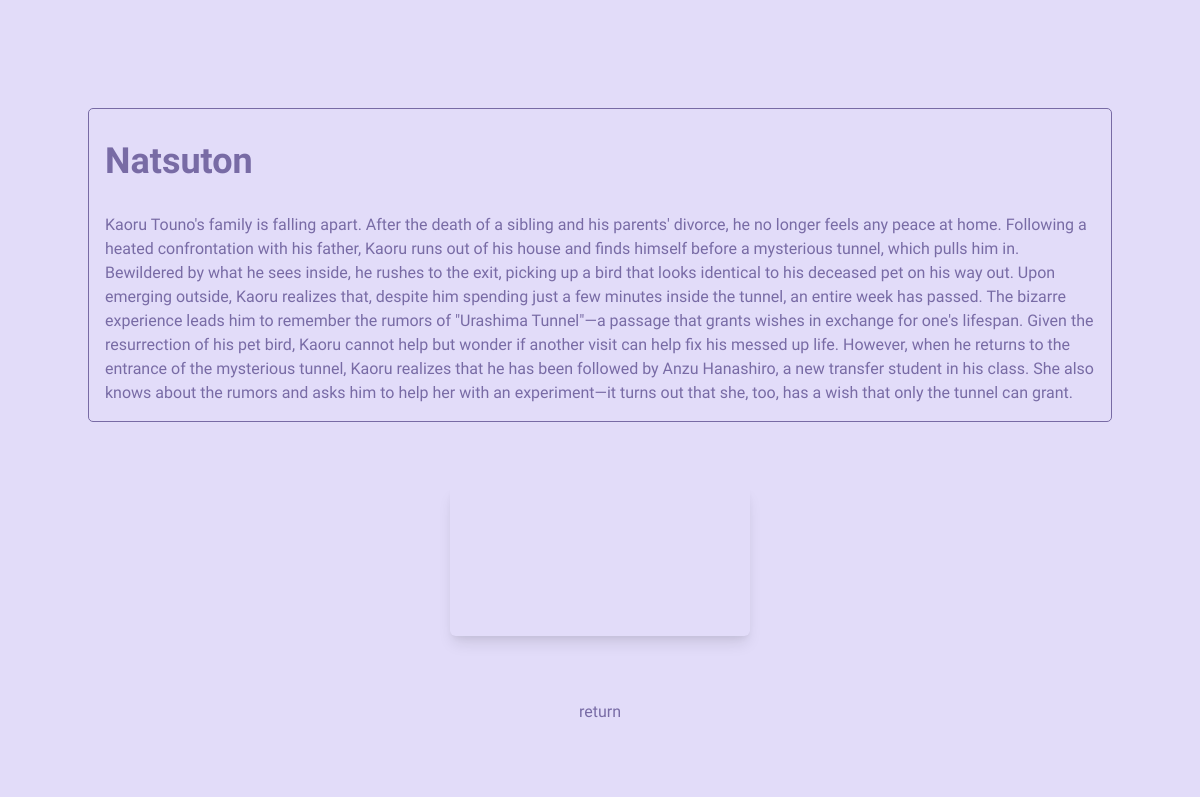
Page /watch/2 on the committed database.
### tables this page shows
CREATE TABLE movies (
            id INTEGER PRIMARY KEY AUTOINCREMENT,
            title TEXT NOT NULL,
            banner TEXT NOT NULL,
            video_url TEXT NOT NULL,
            poster TEXT NOT NULL
        , views INTEGER DEFAULT 0, description TEXT);

### app.py (the view)
@app.route('/watch/<int:movie_id>')
def watch(movie_id):
    conn = get_db_connection()
    conn.execute('UPDATE movies SET views = views + 1 WHERE id = ?', (movie_id,))
    conn.commit()
    movie = conn.execute('SELECT * FROM movies WHERE id = ?', (movie_id,)).fetchone()
    conn.close()
    if movie is not None:
        return render_template('watch.html', title=f'{movie["title"]} | Anime Besu', meta_description=f'Watch {movie["title"]} anime movie online for free.', movie=movie)
    else:
        return redirect(url_for('index'))

### app.py (called while the page is built)
def get_db_connection():
    conn = sqlite3.connect('anime_movies.db')
    conn.row_factory = sqlite3.Row
    return conn

### templates/watch.html (shortened to what this page needs)
<!DOCTYPE html>
<html lang="en">
<head>
    <link href="https://cdn.plyr.io/3.6.2/plyr.css" rel="stylesheet">
    <link href="https://cdn.jsdelivr.net/npm/tailwindcss@2.2.16/dist/tailwind.min.css" rel="stylesheet">
    <link rel="stylesheet" href="{{ url_for('static', filename='style.css') }}">
</head>
<body class="text-gray-700">
    <div class="flex flex-col content-center justify-center min-h-screen relative">
        <div class="flex justify-center">
            <div class="p-4 pt-0 m-8 sm:max-w-screen-sm md:max-w-screen-md lg:max-w-screen-lg xl:max-w-screen-xl movie block rounded-lg overflow-hidden hover:shadow-xl transition-shadow duration-200 ease-in h-full flex flex-col">
                <h1 class="text-4xl font-bold my-8 gradient-text">{{ movie.title }}</h1>
                <p class="gradient-text">{{ movie.description }}</p>
            </div>
        </div>
        <div class="flex justify-center">
            <div
                class="m-8 overflow-hidden sm:max-w-screen-sm md:max-w-screen-md lg:max-w-screen-lg xl:max-w-screen-xl flex justify-center rounded-md shadow-lg">
                <video id="player" poster="{{ movie.poster }}"></video>
            </div>
        </div>
        <div class="text-center mt-8">
            <a href="{{ url_for('index') }}" class="footer-text gradient-text pb-12">return</a>
        </div>
    </div>
</body>
</html>

### static/style.css (style rules this page uses)
body { font-family: "Ubuntu Sans", sans-serif; background-color: #e2dcf9; }
.gradient-text { background: #786ba5; -webkit-background-clip: text; background-clip: text; -webkit-text-fill-color: transparent; }
.footer-text { text-decoration: none; text-align: center; margin: 20px; }
.movie { border: 1px solid #786ba5; border-radius: 5px; background-color: #e2dcf9; }
:root { --plyr-color-main: #786ba5; }

### rows in the picture
movies: title "Natsuton", description "Kaoru Touno's family is falling apart. After the death of a sibling and his parents' divorce, he no longer feels any peace at home. Following a heated confrontation with his father, Kaoru runs out of his house and finds himself before a mysterious tunnel, which pulls him in. Bewildered by what he sees inside, he rushes to the exit, picking up a bird that looks identical to his deceased pet on his way out. Upon emerging outside, Kaoru realizes that, despite him spending just a few minutes inside the tunnel, an entire week has passed. The bizarre experience leads him to remember the rumors of \"Urashima Tunnel\"—a passage that grants wishes in exchange for one's lifespan. Given the resurrection…"
